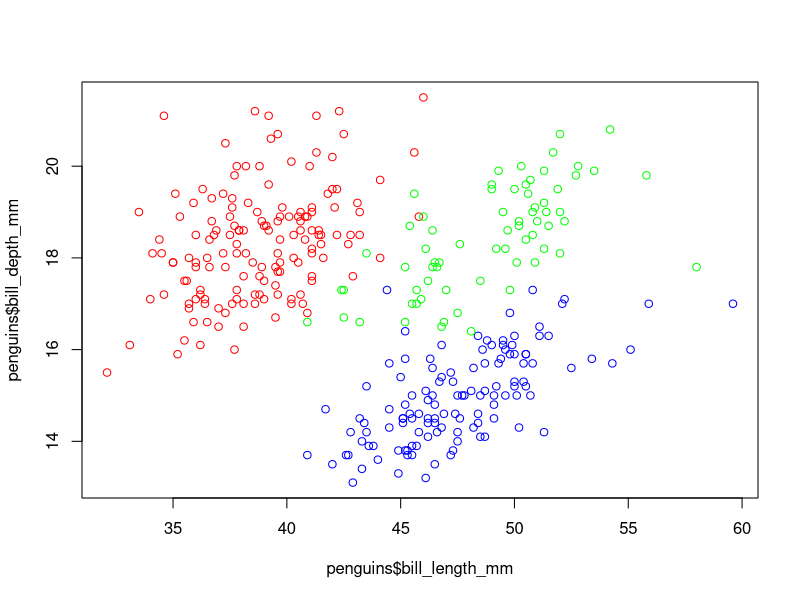

Write R code to recreate this figure.
## ---- chunk 1
2+2
## ---- chunk 2
#| warning: false
#| echo: false

library (palmerpenguins)
#summary(penguins)
plot(penguins$bill_length_mm, penguins$bill_depth_mm, col = rainbow(3)[penguins$species])

